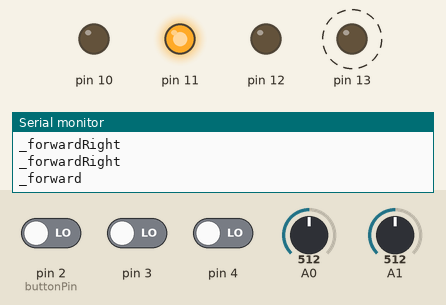
The sketch below on a simulated Arduino Uno, built with avr-gcc and run on an emulated ATmega328P. On the bench: output pins drawn as LEDs (lit = HIGH), the last lines printed to the serial monitor. Dashed ring = blinking. The test bench sets the inputs (shaded band); at power-on: pin 3 LOW, pin 2 (buttonPin) LOW, A0 = 512, pin 4 LOW, A1 = 512.

Above: at 1.2 s.
1.3 s: pin 3 driven HIGH
At 1.7 s:
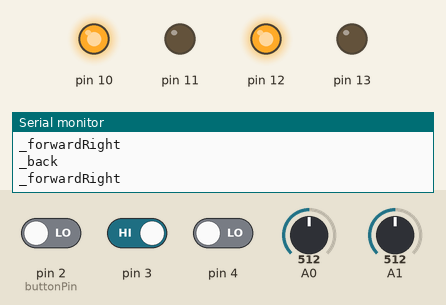
2.8 s: pin 2 (buttonPin) driven HIGH and pin 3 driven LOW
At 4.23 s:
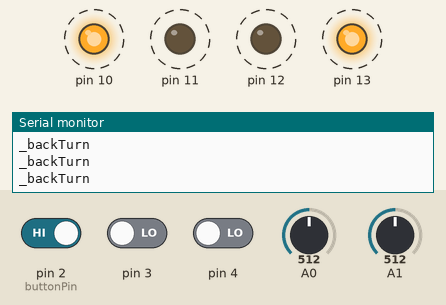
5.8 s: pin 2 (buttonPin) driven LOW
At 6.35 s:
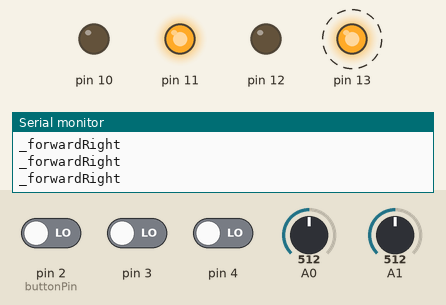
8.8 s: A0 set to 224
11.8 s: A0 set to 191
At 12.1 s:
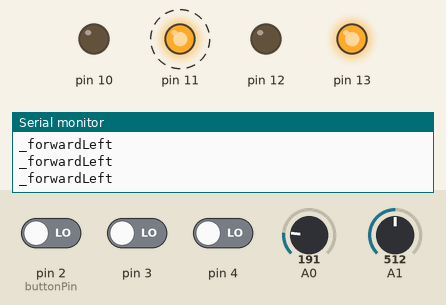
14.8 s: pin 4 driven HIGH
At 14.98 s:
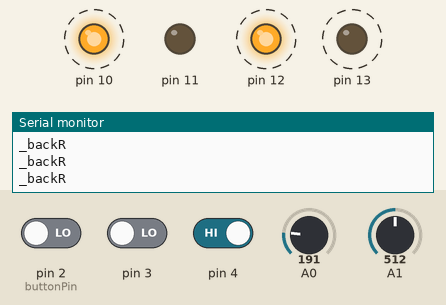
Timing chart, 0 to 18.8 s (numbered marks = the images above; inputs shaded):
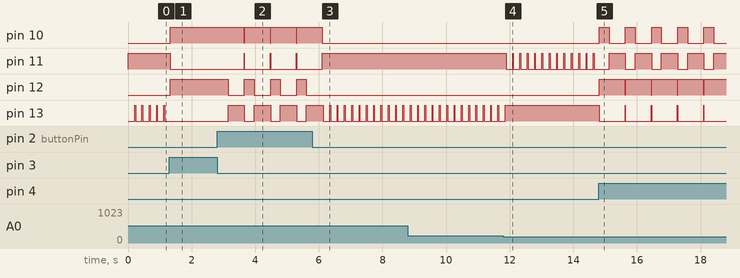

The sketch:

frankie.ino
```cpp
int dirL;
int dirR;
int spL;
int spR;
char inputBuffer[4];

int backDelay = 300;
int backTurnDelay = 500;
int turnDelay =200;

double diff = 40;
double dist = 50;

double mini = 20;
double maxi = 60;

struct MOTOR    // структура для хранения номеров pin-ов, к которым подключены моторчики
{
  int in1;      // INPUT1
  int in2;      // INPUT2
};

struct BUMPER    // структура для хранения номеров pin-ов, к которым подключены моторчики
{
  int l;
  int c;
  int r;
};

struct SENSOR
{
  double l;
  double c;
  double r;
};

//возможные действия
enum Action
{
  _forward,  //движение вперёд
  _back,       //движение назад
  _backL,     //движение назад, после которого последует поворот влево задним ходом
  _backR,     //движение назад, после которого последует поворот вправо задним ходом

  _backTurnLeft,    //поворот влево задним ходом
  _backTurnRight,  //поворот вправо задним ходом
  _forwardLeft,       //поворот влево одной осью
  _forwardRight     //поворот вправо одной осью
};

// определяем порты, к которым подключены моторчики
MOTOR MOTORL = { 10, 11 };
MOTOR MOTORR = { 12, 13 };

BUMPER bumperPin = {4,3,2};
BUMPER bumper = {0,0,0};
SENSOR sens = {.0,.0,.0};

const int buttonPin = 2;

unsigned long timeEndAction;
Action currentAction = _forward;

double sum, distsArr[7];
int i, number = 7;

void setup()
{
  Serial.begin(9600);
  pinMode(MOTORL.in1, OUTPUT); // настраиваем выводы
  pinMode(MOTORL.in2, OUTPUT); // на ВЫВОД
  pinMode(MOTORR.in1, OUTPUT);
  pinMode(MOTORR.in2, OUTPUT);

  pinMode(bumper.l, INPUT);
  pinMode(bumper.c, INPUT);
  pinMode(bumper.r, INPUT);
  digitalWrite(bumper.l,LOW);
  digitalWrite(bumper.c,LOW);
  digitalWrite(bumper.r,LOW);

  forwardL(100);
  forwardR(100);
}

void loop()
{
  bumper.l = digitalRead(bumperPin.l);
  bumper.c = digitalRead(bumperPin.c);
  bumper.r = digitalRead(bumperPin.r);

  switch(currentAction) {
      case _forward:
          Serial.println("_forward");
          if (bumper.c == HIGH || bumper.l == HIGH && bumper.r == HIGH)
              currentAction = _back;
          else if (bumper.l == HIGH)
              currentAction = _backR;
          else if (bumper.r == HIGH)
              currentAction = _backL;

          if (currentAction != _forward) {
              timeEndAction = millis() + backDelay;
              backL(100);
              backR(100);
          }
          else {
              //получаем расстояние с центрального датчика
              sum = 0;
              for(i=0; i<number; ++i) {
                  distsArr[i] = read_gp2y0a_range(analogRead(A0));
                  sum += distsArr[i];
              }
              sens.c = (sum - distsArr[getNumMax_dist()] - distsArr[getNumMin_dist()]) / (number-2);

              //получаем расстояние с левого датчика
              sum = 0;
              for(i=0; i<number; ++i) {
                  distsArr[i] = read_gp2y0a_range(analogRead(A1));
                  sum += distsArr[i];
              }
              sens.l = (sum - distsArr[getNumMax_dist()] - distsArr[getNumMin_dist()]) / (number-2);

              Serial.println(sens.l);
              Serial.println(sens.c);
              Serial.println();

              if (sens.c * 1.5 > sens.l || sens.c < mini ) {
                  currentAction = _forwardRight;
                  timeEndAction = millis() + turnDelay;
                  releaseR();
                  forwardL(100);
              }
              //if (sens.c  * 3.5 < sens.l || sens.c > maxi) {
                if ( sens.c > maxi) {
                  currentAction = _forwardLeft;
                  timeEndAction = millis() + turnDelay;
                  releaseL();
                  forwardR(100);
              }
          }
          break;

      case _backL:
          Serial.println("_backL");
          if (millis() > timeEndAction) {
              currentAction = _backTurnLeft;
              timeEndAction = millis() + backTurnDelay;
              forwardR(100);
              //releaseR();
              backL(100);
          }
          break;

      case _backR:
          Serial.println("_backR");
          if (millis() > timeEndAction) {
              currentAction = _backTurnRight;
              timeEndAction = millis() + backTurnDelay;
              forwardL(100);
             // releaseL();
              backR(100);
          }
          break;

      case _backTurnLeft:
      case _backTurnRight:
          Serial.println("_backTurn");
          if (millis() > timeEndAction) {
              currentAction = _forward;
              forwardL(100);
              forwardR(100);
          }
          break;

      case _back:
          Serial.println("_back");
          if (millis() > timeEndAction) {
              currentAction = _forward;
              forwardL(100);
              forwardR(100);
          }

      case _forwardRight:
          Serial.println("_forwardRight");
          if (bumper.c == HIGH || bumper.l == HIGH && bumper.r == HIGH)
              currentAction = _back;
          else if (bumper.l == HIGH)
              currentAction = _backR;
          else if (bumper.r == HIGH)
              currentAction = _backL;

          if (currentAction != _forwardRight) {
              timeEndAction = millis() + backDelay;
              backL(100);
              backR(100);
          }
          else {
              if (millis() > timeEndAction) {
                  currentAction = _forward;
                  forwardL(100);
                  forwardR(100);
              }
          }
          break;

      case _forwardLeft:
          Serial.println("_forwardLeft");
          if (bumper.c == HIGH || bumper.l == HIGH && bumper.r == HIGH)
              currentAction = _back;
          else if (bumper.l == HIGH)
              currentAction = _backR;
          else if (bumper.r == HIGH)
              currentAction = _backL;

          if (currentAction != _forwardLeft) {
              timeEndAction = millis() + backDelay;
              backL(100);
              backR(100);
          }
          else {
              if (millis() > timeEndAction) {
                  currentAction = _forward;
                  forwardL(100);
                  forwardR(100);
              }
          }
  }

  /*
  sum = 0;
  for(i=0; i<number; ++i) {
      distsArr[i] = read_gp2y0a_range(analogRead(A1));
      sum += distsArr[i];
  }
  sens.l = (sum - distsArr[getNumMax_dist()] - distsArr[getNumMin_dist()]) / (number-2);

  sum = 0;
  for(i=0; i<number; ++i) {
      distsArr[i] = read_gp2y0a_range(analogRead(A0));
      sum += distsArr[i];
  }
  sens.c = (sum - distsArr[getNumMax_dist()] - distsArr[getNumMin_dist()]) / (number-2);

  sum = 0;
  for(i=0; i<number; ++i) {
      distsArr[i] = read_gp2y0a_range(analogRead(A2));
      sum += distsArr[i];
  }
  sens.r = (sum - distsArr[getNumMax_dist()] - distsArr[getNumMin_dist()]) / (number-2);

  */
  //Serial.println(sens.l);
  //Serial.println(sens.c);
  //Serial.println(sens.r);
  //Serial.println();
  //delay(100);

/*
  if (sens.l - sens.r > diff) {
      Serial.println("Left");
      forwardL(100);
      releaseR();
      delay(turnDelay);
      forwardL(100);
      forwardR(100);

  }else {
      if(sens.r - sens.l > diff) {
          Serial.println("Right");
          forwardR(1000);
          releaseL();
          delay(turnDelay);
          forwardL(100);
          forwardR(100);

      }else{
          Serial.println("Center");
          forwardL(100);
          forwardR(100);
      }
  }
  delay(turnDelay);
  */
  // delay(500);
  // forwardL(100);
  // forwardR(100);
}

int getNumMax_dist()
{
    int num = 0;
    for(int i=1; i<number; ++i)
        if (distsArr[num] < distsArr[i])
            num = i;
    return num;
}

int getNumMin_dist()
{
    int num = 0;
    for(int i=1; i<number; ++i)
        if (distsArr[num] > distsArr[i])
            num = i;
    return num;
}

double read_gp2y0a_range(double value)
{
  double val;
  val = (8762.88/(value/2 + 18.32)-12.06);
  if (val < 0) val = 150;
  if (val >150) val = 150;
  return val;
}

void forwardL(int pwm) // первый вперёд
{
  digitalWrite(MOTORL.in1, LOW);
  digitalWrite(MOTORL.in2, HIGH);
}

void forwardR(int pwm) // второй вперёд
{
  digitalWrite(MOTORR.in1, LOW);
  digitalWrite(MOTORR.in2, HIGH);
}

void backL(int pwm) // первый назад
{
  digitalWrite(MOTORL.in1, HIGH);
  digitalWrite(MOTORL.in2, LOW);

}

void backR(int pwm) // второй назад
{
  digitalWrite(MOTORR.in1, HIGH);
  digitalWrite(MOTORR.in2, LOW);

}

void releaseL() // первый вперёд
{
  digitalWrite(MOTORL.in1, LOW);
  digitalWrite(MOTORL.in2, LOW);

}
void releaseR() // первый вперёд
{
  digitalWrite(MOTORR.in1, LOW);
  digitalWrite(MOTORR.in2, LOW);

}
```

Measured:
- the behaviour switches between 207 and 206 on A0 (found by bisection; images 3 and 4)
- after the input at 1.3 s, pin 10, pin 12: LOW → HIGH at once; pin 11: HIGH → LOW at once; pin 13: stops changing and stays LOW
- after the input at 2.8 s, pin 10: alternates HIGH for 0.81 s and LOW for 0.01 s, starting after 0.85 s; pin 11: alternates HIGH for 0.01 s and LOW for 0.81 s, starting after 0.85 s; pin 12: alternates HIGH for 0.31 s and LOW for 0.51 s, starting after 0.35 s; pin 13: alternates HIGH for 0.51 s and LOW for 0.31 s, starting after 0.35 s
- after the input at 5.8 s, pin 10: goes on until 6.1 s, then stays LOW; pin 11: goes on until 6.1 s, then stays HIGH; pin 12: stops changing and stays LOW; pin 13: alternates HIGH for 0.03 s and LOW for 0.20 s, starting after 0.54 s
- after the input at 11.8 s, pin 11: alternates HIGH for 0.03 s and LOW for 0.20 s, starting after 0.09 s; pin 13: goes on until 11.9 s, then stays HIGH
- after the input at 14.8 s, pin 10: alternates HIGH for 0.31 s and LOW for 0.51 s, starting at once; pin 11: alternates HIGH for 0.51 s and LOW for 0.31 s, starting after 0.33 s; pin 12: alternates HIGH for 0.81 s and LOW for 0.01 s, starting at once; pin 13: alternates HIGH for 0.01 s and LOW for 0.81 s, starting at once
- by itself, pin 13: alternates HIGH for 0.03 s and LOW for 0.20 s
